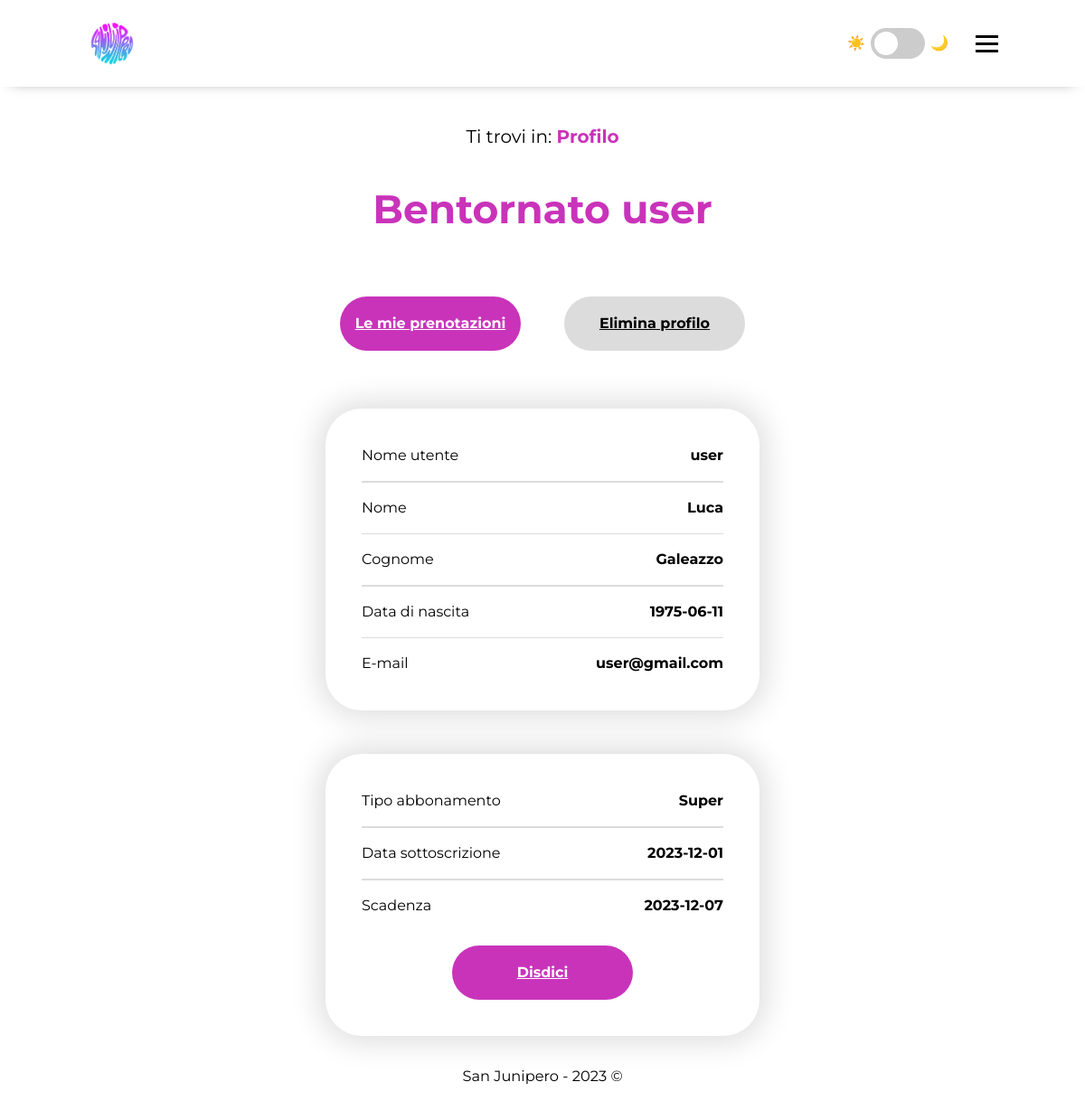
The page /php/profilo.php (signed in) on the database its author committed.
### tables this page shows
CREATE TABLE UTENTE(
    Username VARCHAR(50) NOT NULL,
    Password VARCHAR(255) NOT NULL, 
    Email VARCHAR(100) NOT NULL, 
    Nome VARCHAR(50) NOT NULL,
    Cognome VARCHAR(50) NOT NULL, 
    DataNascita DATE NOT NULL, 
    Privilegio INT NOT NULL default 0,
    PRIMARY KEY(Username)
    );

CREATE TABLE ABBONAMENTO_UTENTE(
    IdAbbUtente INT NOT NULL AUTO_INCREMENT,
    IdAbbonamento INT NOT NULL,  
    Username VARCHAR(100) NOT NULL, 
    NumeroCarta VARCHAR(19) NOT NULL, 
    DataPagamento DATE NOT NULL, 
    DataScadenza DATE NOT NULL,
    PRIMARY KEY(IdAbbUtente),
    FOREIGN KEY (IdAbbonamento) REFERENCES ABBONAMENTO(IdAbbonamento) ON DELETE CASCADE ON UPDATE CASCADE,
    FOREIGN KEY (Username) REFERENCES UTENTE(Username) ON DELETE CASCADE ON UPDATE CASCADE,
    FOREIGN KEY (NumeroCarta) REFERENCES CARTA(NumeroCarta) ON DELETE CASCADE ON UPDATE CASCADE
    );

CREATE TABLE ABBONAMENTO(
    IdAbbonamento INT NOT NULL AUTO_INCREMENT,
    TitoloAbb VARCHAR(100) NOT NULL, 
    Descrizione VARCHAR(1024), 
    Prezzo DECIMAL(10,2) NOT NULL, 
    EventiSettimanali INT NOT NULL,
    MetaCoin DECIMAL(10,2) NOT NULL default 0.00,
    PRIMARY KEY(IdAbbonamento)
    );

### php/utils/getProfilo.php (the view, shortened to what this page needs)
<?php
function getAnagrafica() {
$result = "";
try {
    $pdo = database::connect();
    $pdo->setAttribute(PDO::ATTR_ERRMODE, PDO::ERRMODE_EXCEPTION);
    $pdo->setAttribute(PDO::ATTR_DEFAULT_FETCH_MODE, PDO::FETCH_ASSOC);
    $sql = "SELECT * FROM UTENTE WHERE Username='". $_SESSION["Username"] . "';";
    $utente = $pdo->query($sql)->fetch();
    $result = strval(
        '<div class="data-container card-shadow">
        <div class="data-row"><label for="" class="data-label">Nome utente</label><span class="data">' . $utente["Username"] . ' </span>
        </div>
        <span class="h-line"></span>
        <div class="data-row"><label for="" class="data-label">Nome</label><span class="data">' . $utente["Nome"] . ' </span>
        </div>
        <span class="h-line"></span>
        <div class="data-row"><label for="" class="data-label">Cognome</label><span class="data">' . $utente["Cognome"] . ' </span>
        </div>
        <span class="h-line"></span>
        <div class="data-row"><label for="" class="data-label">Data di nascita</label><span class="data">' . $utente["DataNascita"] . ' </span>
        </div>
        <span class="h-line"></span>
        <div class="data-row"><label for="" class="data-label">E-mail</label><span class="data">' . $utente["Email"] . ' </span></div>
        </div>'
        );
    } catch (PDOException $e) {
                echo 'Errore PDO e connessione DB: <br />';
                echo 'SQLQuery: ', $sql;
                echo 'Errore: ' . $e->getMessage();
    }
    return $result;
}
function getAbbonamentoUtente() {
    $result = "";
    try {
        $pdo = database::connect();
        $pdo->setAttribute(PDO::ATTR_ERRMODE, PDO::ERRMODE_EXCEPTION);
        $pdo->setAttribute(PDO::ATTR_DEFAULT_FETCH_MODE, PDO::FETCH_ASSOC);
        $sql = "SELECT * FROM ABBONAMENTO_UTENTE AS AU, ABBONAMENTO AS A WHERE AU.Username='". $_SESSION["Username"] . "' AND A.IdAbbonamento = AU.IdAbbonamento;";
        $abbonamento = $pdo->query($sql)->fetch();
        $result = strval(
            '<div class="data-container card-shadow">
            <div class="data-row"><label for="" class="data-label">Tipo abbonamento</label><span class="data">' . $abbonamento["TitoloAbb"] .' </span>
            </div>
            <span class="h-line"></span>
            <div class="data-row"><label for="" class="data-label">Data sottoscrizione</label><span class="data">' . $abbonamento["DataPagamento"] .' </span>
            </div>
            <span class="h-line"></span>
            <div class="data-row"><label for="" class="data-label">Scadenza</label><span class="data">' . $abbonamento["DataScadenza"] .' </span></div>
            <a href="<urlPrefixPlaceholder/>/php/utils/doEliminaAbbUtente.php?IdAbb='.$abbonamento["IdAbbUtente"].'" class="btn primary-btn unsubscribe-btn flex-row-center flex-row-center"
            text>Disdici</a>
        </div>'
        );
    } catch (PDOException $e) {
                echo 'Errore PDO e connessione DB: <br />';
                echo 'SQLQuery: ', $sql;
                echo 'Errore: ' . $e->getMessage();
    }
    return $result;
}
?>

### styles/main.css (style rules this page uses)
:root { --clr-text: black; --clr-headings: #C933BA; --clr-secondary: #7c03ac; --clr-a: #007faa; --clr-a-visited: #7c03ac; --clr-btn: #C933BA; --clr-btn-alt: gainsboro; --clr-btn-text: white; --clr-btn-text-alt: black; --clr-input-bg: #dcdcdc; --clr-d-background: black; --clr-d-text: white; --clr-d-secondary: #ce84eb; --clr-d-card: rgb(62, 62, 62); --clr-d-hcard: black; --clr-d-a-visited: #0A89FF; --clr-d-a: #33FFE7; --fs-h1-d: 2.75em; --fs-p-d: 1.25em; --fs-home-p-d: 1.6em; --fs-btn-d: 1em; --fs-p-abb-d: 1em; --fs-h1-m: 2.25em; --fs-p-m: 1em; --fs-home-p-m: 1.5em; --fs-btn-m: 0.875em; --fs-p-abb-m: 0.875em; --card-width: 85%; --card-b-radius: 2.5em; --btn-b-radius: 2.5em; --btn-w: 7.5em; --btn-h: 3.75em; }
* { box-sizing: border-box; margin: 0; padding: 0; font-family: 'Montserrat', sans-serif; line-height: 1.5em; }
h1, h2, h3 { color: var(--clr-headings); }
p { font-size: var(--fs-p-d); }
a { color: var(--clr-a); cursor: pointer; }
main { display: flex; flex-direction: column; align-items: center; }
.page-heading { font-size: var(--fs-h1-d); margin-bottom: 8vh; width: 35vw; min-width: 320px; text-align: center; }
.flex-row-center { display: flex; align-items: center; justify-content: center; }
.btn, .btn:visited { width: 200px; height: var(--btn-h); border: none; border-radius: var(--btn-b-radius); background-color: var(--clr-btn); color: var(--clr-btn-text); font-weight: bold; text-align: center; display: flex; align-items: center; justify-content: center; cursor: pointer; transition: background 0.4s ease-out; transition: background-position 0.4s ease-out; font-size: var(--fs-btn-d); text-decoration: underline; }
.secondary-btn, .secondary-btn:visited { background-color: var(--clr-btn-alt); color: var(--clr-btn-text-alt); text-decoration: underline; }
.card-shadow { -webkit-box-shadow: 0px 0px 32px 8px rgba(0, 0, 0, 0.13); -moz-box-shadow: 0px 0px 32px 8px rgba(0, 0, 0, 0.13); box-shadow: 0px 0px 32px 8px rgba(0, 0, 0, 0.13); }
main { min-height: 75vh; }
header { display: flex; align-items: center; justify-content: space-between; text-align: center; width: 100%; }
.l-container { display: flex; align-items: center; margin-top: 2vh; margin-left: 8vw; }
.r-container { display: flex; align-items: center; margin-top: 2vh; margin-right: 8vw; }
.logo-container { display: flex; align-items: center; margin-right: 2vw; }
.logo { z-index: 1; margin-right: 1vw; height: 7vh; max-height: 200px; }
.breadcrumb-container { margin-top: 2vh; margin-bottom: 4vh; }
.breadcrumb { color: var(--clr-headings); font-weight: bold; }
.menu-toggle .bar { display: block; width: 25px; height: 3px; background-color: black; margin: 5px auto; -webkit-transition: all 0.3s ease-in-out; -o-transition: all 0.3s ease-in-out; transition: all 0.3s ease-in-out; }
.menu-toggle { cursor: pointer; }
.dark-mode-icon { margin-left: 6px; margin-right: 6px; }
@media screen and (max-width: 1300px) { header { top: 0; height: 12vh; background-color: white; box-shadow: 0 6px 15px -12px gray; position: fixed; } }
@media screen and (max-width: 1300px) { .r-container { margin-top: 0; } }
@media screen and (max-width: 1300px) { .breadcrumb-container { margin-top: 17vh; } }
@media screen and (max-width: 1300px) { .logo { position: fixed; top: 2.5vh; } }
@media screen and (max-width: 1300px) { .dark-mode-icon { z-index: 1; } }
.switch { position: relative; display: inline-block; width: 60px; height: 34px; }
.slider { position: absolute; cursor: pointer; top: 0; left: 0; right: 0; bottom: 0; background-color: #ccc; -webkit-transition: .4s; transition: .4s; }
.slider:before { position: absolute; content: ""; height: 26px; width: 26px; left: 4px; bottom: 4px; background-color: white; -webkit-transition: .4s; transition: .4s; }
.slider.round { border-radius: 34px; }
.slider.round:before { border-radius: 50%; }
.switch-container { display: flex; align-items: center; margin-left: 0.5vw; margin-right: 2vw; }
footer { font-size: small; padding: 2vh 1vw 2vh 1vw; text-align: center; }

### styles/print.css (style rules this page uses)
header, footer, nav { display: none; }
p, h1, h2 { font-family: 'Times New Roman', Times, serif; line-height: 1.5em; }
p { font-size: 12pt; }
h1 { font-size: 24pt; }
img { max-width: 500px; }
a, a:visited { display: none; }

### rows shown on the page
utente: Username+Nome+Cognome "Nome utente user Nome Luca Cognome Galeazzo Data di nascita 1975-06-11 E-mail user@gmail.com"
abbonamento_utente: IdAbbonamento+DataPagamento+DataScadenza "Tipo abbonamento Super Data sottoscrizione 2023-12-01 Scadenza 2023-12-07 Disdici"

### other values the page prints
str_replace('<headPlaceholder />', $this->head, $this->content) "☀️ 🌙 Ti trovi in: Profilo Bentornato user Le mie prenotazioni Elimina profilo San Junipero - 2023 ©"
